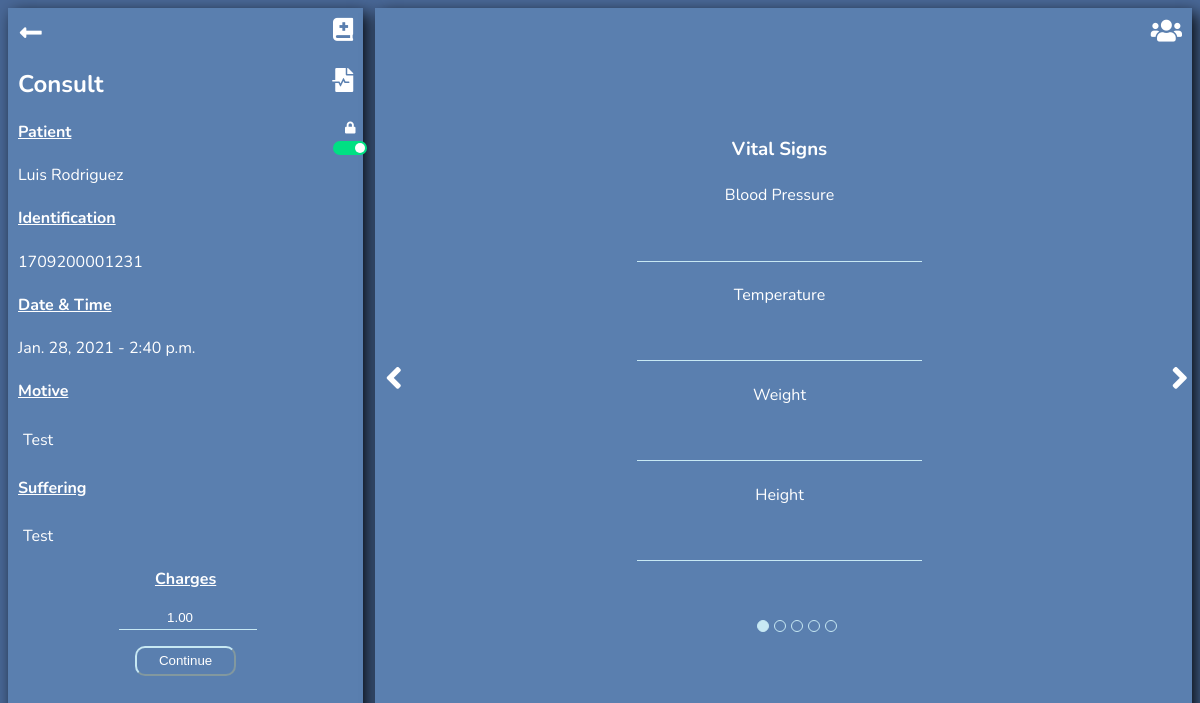
The page /appointments/update_consult/211 (signed in) on the database its author committed.
### appointments/models.py (models this page shows, shortened)
class Consult(models.Model):
    STATUS_CHOICES = (
        ('OPEN', 'Open'),
        ('CONFIRMED', 'Confirmed'),
        ('CANCELLED', 'Cancelled'),
        ('CLOSED', 'Closed'),
    )
    patient = models.ForeignKey(Patient, on_delete=models.CASCADE, blank=False, null=True, verbose_name='Patient', help_text='Patient assisting this consult', related_name='consult')
    datetime = models.DateTimeField('Date & Time', blank=False, null=True, help_text='Date the consult will be done')
    motive = models.TextField('Motive', blank=False, null=True, help_text='The motive of your assistance to the consult')
    suffering = models.TextField('Suffering', blank=False, null=True, help_text='What is the patient suffering?')
    charge = models.DecimalField('Charges', blank=False, null=True, max_digits=10, decimal_places=2, help_text='Charge Amount')
    created_by = models.ForeignKey(user, on_delete=models.CASCADE, blank=True, null=True, verbose_name='Created By')
    blood_pressure = models.FloatField('Blood Pressure', blank=True, null=True, help_text='Blood Pressure')
    temperature = models.FloatField('Temperature', blank=True, null=True, help_text='Corporal Temperature')
    weight = models.FloatField('Weight', blank=True, null=True, help_text='Weight')
    size = models.FloatField('Height', blank=True, null=True, help_text='Size')
    digestive_system = models.TextField('Digestive System', blank=True, null=True, help_text='Digestive System Analysis')
    endocrine_system = models.TextField('Endocrine System', blank=True, null=True, help_text='Endocrine System Analysis')
    renal_system = models.TextField('Renal System', blank=True, null=True, help_text='Renal System Analysis')
    lymphatic_system = models.TextField('Lymphatic System', blank=True, null=True, help_text='Lymphatic System Analysis')
    respiratory_system = models.TextField('Respiratory System', blank=True, null=True, help_text='Respiratory System Analysis')
    head_exploration = models.TextField('Head Exploration', blank=True, null=True, help_text='Head Exploration Analysis')
    thorax_exploration = models.TextField('Thorax Exploration', blank=True, null=True, help_text='Thorax Exploration Analysis')
    cie_10_group = models.OneToOneField(Cie10Group, on_delete=models.CASCADE, blank=True, null=True, help_text='CIE-10 group for the diagnose', verbose_name='CIE-10 Group')
    cie_10_detail = models.TextField('CIE-10 Detail', blank=True, null=True, help_text='CIE-10 Diagnose Details')
    diagnose = models.TextField('Diagnose', blank=True, null=True, help_text='Diagnose')
    procedure = models.TextField('Procedure', blank=True, null=True, help_text='Procedure')
    analysis = models.TextField('Analysis', blank=True, null=True, help_text='Analysis')
    notes = models.TextField('Notes', blank=True, null=True, help_text='Notes')
    drugs = models.ManyToManyField(Drug, blank=True, help_text='Drugs recommended', verbose_name='Drugs')
    indications = models.TextField('Indications', blank=True, null=True, help_text='Indications')
    actions = models.TextField('Actions', blank=True, null=True, help_text='Actions')
    prescription = models.FileField('Prescription', blank=True, null=True, help_text="Prescription", upload_to='appointments/prescriptions')
    testing = models.ManyToManyField(MedicalTest, blank=True, help_text='Pending Testing', verbose_name='Testing')
    instructions = models.CharField(max_length=512, blank=True, null=True, help_text='Instructions', verbose_name='Instructions')
    medical_status = models.BooleanField('Medical Status', blank=True, null=True, help_text='Handles the medical consult status', default=False)
    status = models.CharField('Status', max_length=10, blank=True, null=True, help_text='Handles the consult status', default=STATUS_CHOICES[0][0], choices=STATUS_CHOICES)
    lock = models.BooleanField('Lock', default=True, blank=False, null=True, help_text='Consult lock status')
    class Meta:
        unique_together = ['created_by', 'datetime']
        verbose_name = 'Consult'
        verbose_name_plural = 'Consults'

### patients/models.py (models this page shows, shortened)
class Patient(models.Model):
    GENDER_CHOICES = (
        ('F', 'Femenine'),
        ('M', 'Masculine'),
        ('O', 'Other'),
    )
    CIVIL_STATUS_CHOICES = (
        ('S', 'Single'),
        ('M', 'Married'),
        ('W', 'Widowed'),
        ('D', 'Divorced'),
        ('SP', 'Separated'),
    )
    id_number = models.CharField('ID Number', max_length=20, null=True, blank=True, help_text='Provide you ID Card Number')
    first_names = models.CharField("Patient's Name", max_length=50, null=False, blank=False, help_text="Patient's Name")
    last_names = models.CharField("Patient's Last Name", max_length=50, null=False, blank=False, help_text="Patient's Last Name")
    gender = models.CharField("Patient's Gender", max_length=20, null=True, blank=False, help_text='Gender', choices=GENDER_CHOICES)
    birthday = models.DateField("Patient's Birthday", help_text="Patients date of birth")
    phone_number = models.CharField('Phone Number', max_length=20, blank=True, null=True, help_text='Phone Number')
    email = models.EmailField("Patient's Email", null=True, blank=True, help_text='Email')
    civil_status = models.CharField(max_length=12, choices=CIVIL_STATUS_CHOICES)
    origin = models.CharField(max_length=50, choices=ORIGIN_CHOICES)
    residence = models.CharField(max_length=50, choices=LOCATION_CHOICES)
    created_by = models.ForeignKey(user, on_delete=models.CASCADE, blank=False, null=True, verbose_name='Created By')
    class Meta:
        verbose_name = 'Patient'
        verbose_name_plural = 'Patients'
    def age(self):
        today = timezone.localtime(timezone.now())
        age = today.date() - self.birthday
        return int(age.days / 365.25)

### appointments/views.py (the view, shortened to what this page needs)
# urls.py: path('update_consult/<int:pk>', update_consult, name='update_consult'),
def update_consult(request, pk):
    consult = Consult.objects.get(pk=pk)
    consult_form = UpdateConsultForm(request.POST or None, user=request.user, instance=consult)
    medical_test_result_formset = MedicalTestResultFormset(queryset=Consult.objects.none())
    drug_form = DrugForm
    drug_category_filter_form = DrugCategoryFilterForm
    medical_test_form = MedicalTestForm
    medical_test_filter_form = MedicalTestTypeFilterForm
    template = 'appointments/update_consult.html'
    context = {'consult': consult, 'consult_form': consult_form, 'medical_test_result_formset': medical_test_result_formset,
               'drug_form': drug_form, 'drug_category_filter_form': drug_category_filter_form, 'medical_test_form': medical_test_form,
               'medical_test_filter_form': medical_test_filter_form}
    return render(request, template, context)

### appointments/models.py (called while the page is built)
    def __str__(self):
        return self.name

    def __str__(self):
        return self.name

### appointments/templates/appointments/update_consult.html (shortened to what this page needs)
{% extends 'base.html' %}
{% load static %}
{% block body_block %}
<link rel="stylesheet" href="{% static 'appointments/css/update_consult.css' %}">
<form method="POST" action="{% url 'appointments:update_consult' consult.pk %}" enctype="multipart/form-data">
    <div class="wrapper">
        <div class="general-info">
            <a href="{% url 'appointments:appointments' %}"><i class="fas fa-long-arrow-alt-left"></i></a><i class="fas fa-book-medical" data-url="{% url 'records:personal_records' consult.patient.pk %}"></i>
            <h2>Consult <i class="fas fa-file-medical-alt"></i></h2>
            <h4 id="patient-info">Patient</h4>
            <p>{{ consult.patient.first_names }} {{ consult.patient.last_names }}</p>
            <h4>Identification</h4>
            <p>{{ consult.patient.id_number }}</p>
            <h4>Date & Time</h4>
            <p>{{ consult.datetime|date }} - {{ consult.datetime|time }}</p>
            <h4>Motive</h4>
            <p class="motive">{{ consult.motive }}</p>
            <h4>Suffering</h4>
            <p class="suffering">{{ consult.suffering }}</p>
            <h4 id="charge-label">{{ consult_form.charge.label }}</h4>
            <p>{{ consult_form.charge }}</p>
            <button type="submit">Continue</button>
        </div>
        <div class="diagnose">
            <i class="fas fa-angle-left"></i><i class="fas fa-angle-right"></i>
            <div>
                <div class="data">
                    <h3>Vital Signs</h3>
                    <p>{{ consult_form.blood_pressure.label }}</p>
                    <p>{{ consult_form.blood_pressure }}</p>
                    <p>{{ consult_form.temperature.label }}</p>
                    <p>{{ consult_form.temperature }}</p>
                    <p>{{ consult_form.weight.label }}</p>
                    <p>{{ consult_form.weight }}</p>
                    <p>{{ consult_form.size.label }}</p>
                    <p>{{ consult_form.size }}</p>
                </div>
            </div>
            <div>
                <div class="data">
                </div>
            </div>
            <ul class="navigation">
            </ul>
        </div>
    </div>
</form>
<div class="lock-container">
    <i class="fas fa-lock"></i>
    <div class="lock lock-active">
        <div class="lock-switch">
        </div>
    </div>
</div>
{% endblock %}

### static/base/css/base.css (style rules this page uses)
body { font-family: 'Nunito', sans-serif; background-color: #496897; color: #FFFFFF; overflow: hidden; }
.fa-long-arrow-alt-left { position: relative; font-size: 25px; transition: 0.5s; margin-top: 0.5%; margin-left: 0.5%; }
a { text-decoration: none; color: #FFFFFF; }

### appointments/static/appointments/css/update_consult.css (style rules this page uses)
body { overflow-x: hidden; }
.wrapper { display: grid; grid-template-columns: 30% 69%; grid-gap: 1%; }
.general-info { box-shadow: 5px 5px 15px rgba(0,0,0,0.88); height: 95vh; background-color: #5A7FAF; padding: 10px; text-align: justify; }
#patient-info { cursor: default; display: block; width: 20%; }
.motive { padding: 5px; max-height: 9%; overflow: auto; }
.suffering { padding: 5px; max-height: 9%; overflow: auto; }
h4:not(.contact-identification):not(.chat-identification):not(#destination-user) { text-decoration: underline; }
#charge-label { text-decoration: none; text-align: center; margin: 0px; }
#id_charge { margin-left: 30%; height: 20px; width: 40%; border-radius: 0px; }
.fa-book-medical { font-size: 23px; float: right; transition: 0.5s; }
.fa-file-medical-alt { float: right; transition: 0.5s; }
button { width: 30%; height: 30px; cursor: pointer; background-color: #5A7FAF; border-color: #C7E8F3; border-radius: 10px; color: #FFFFFF; margin-left: 35%; }
.lock-container { position: absolute; width: 55px; height: 35px; top: 15%; left: 26%; font-size: 12px; }
.lock-container i { margin-left: 60%; }
.lock { width: 30px; height: 10px; border-radius: 20px; margin-top: 5px; margin-left: 69%; padding: 2px; transform: translate(-50%, 0%); background-color: #D73533; cursor: pointer; transition: 0.5s; }
.lock-active { background-color: #00E083; transition: 0.5s; }
.lock-switch { width: 10px; height: 10px; border-radius: 50%; background-color: #FFFFFF; transition: 0.5s; }
.lock-active .lock-switch { margin-left: 20px; transition: 0.5s; }
.diagnose { display: grid; grid-template-columns: 99% 99% 99% 99% 99%; grid-gap: 1%; box-shadow: 5px 5px 15px rgba(0,0,0,0.88); height: 95vh; max-width: 100%; overflow: auto; overflow-x: hidden; background-color: #5A7FAF; padding: 10px; }
.data { text-align: center; margin-top: 10%; padding: 20px; }
.data > p { margin: 3%; }
.fa-angle-left { font-size: 35px; position: fixed; top: 45%; transition: 0.5s; }
.fa-angle-right { font-size: 35px; position: fixed; top: 45%; margin-left: 65.5%; transition: 0.5s; }
p input[type=number] { text-align: center; color: #FFFFFF; background-color: #5A7FAF; border: none; border-bottom: 1px solid #C7E8F3; height: 30px; width:40%; transition: 0.5s; }
.navigation { list-style: none; margin-left: 27.5%; width: 10%; height: 10px; position: fixed; margin-top: 50%; }

### rows shown on the page
Consult: patient.first_names "Luis", patient.last_names "Rodriguez", patient.id_number "1709200001231", datetime "Jan. 28, 2021", datetime "2:40 p.m.", motive "Test", suffering "Test", charge "1.00"

### other values the page prints
{{ consult_form.charge.label }} "Charges"
{{ consult_form.blood_pressure.label }} "Blood Pressure"
{{ consult_form.temperature.label }} "Temperature"
{{ consult_form.weight.label }} "Weight"
{{ consult_form.size.label }} "Height"
